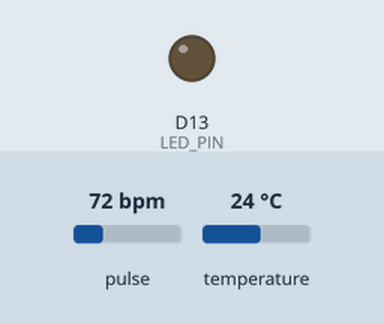
A sketch run on a simulated Arduino Uno R4 WiFi. On the bench: output pins drawn as LEDs (lit = HIGH). The test bench sets the inputs (shaded band); at power-on: pulse 72 bpm, temperature 24 °C. WiFi joins after 1.5 s; servers stay silent unless stated; no MQTT or app messages arrive unless stated; what the sketch prints to the serial monitor is not drawn.

Above: at 0.1 s.
At 1.6 s:
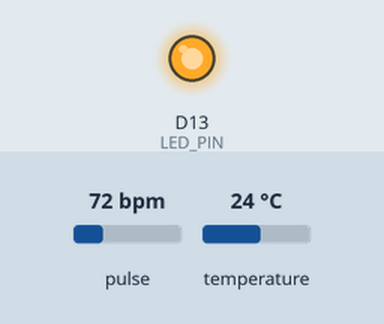
Timing chart, 0 to 3.1 s (numbered marks = the images above):
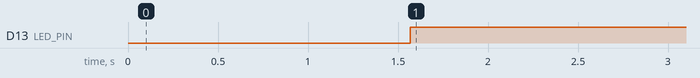

Measured:
- by itself, D13 (LED_PIN): LOW → HIGH at 1.6 s

The sketch:

PulseSensor_Wifi.ino
```cpp
#include <WiFiS3.h>
#include <ArduinoMqttClient.h>
#include <OneWire.h>
#include <DallasTemperature.h>
#include <PulseSensorPlayground.h>
#include "secret.h"

#define ONE_WIRE_BUS 2  // Pin where the DS18B20 is connected
#define PULSE_PIN A0    // Pulse sensor connected to analog pin A0
#define LED_PIN 13      // On-board LED for heartbeat indication
#define THRESHOLD 550   // Threshold for heartbeat detection

// WiFi and MQTT configuration
char ssid[] = SECRET_SSID;
char pass[] = SECRET_PASS;
const char* mqtt_server = IP_ADRESS; // located in secret.h
const int mqtt_port = 1883;

WiFiClient wifiClient;
MqttClient mqttClient(wifiClient);
PulseSensorPlayground pulseSensor;  // Create PulseSensor object
OneWire oneWire(ONE_WIRE_BUS);       // Create a OneWire instance
DallasTemperature sensors(&oneWire);  // Create DallasTemperature object

void connectWiFi() {
  Serial.print("Connecting to WiFi");
  WiFi.begin(SECRET_SSID, SECRET_PASS);
  while (WiFi.status() != WL_CONNECTED) {
    delay(1000);
    Serial.print(".");
  }
  Serial.println(" Connected to WiFi!");
}

void connectMQTT() {
  Serial.print("Connecting to MQTT broker");
  mqttClient.setId("PulseTemperatureNode");
  while (!mqttClient.connect(mqtt_server, mqtt_port)) {
    Serial.print(".");
    delay(1000);
  }
  Serial.println(" Connected to MQTT broker");
}

void setup() {
  Serial.begin(115200);
  connectWiFi();
  connectMQTT();

  pulseSensor.analogInput(PULSE_PIN);
  pulseSensor.blinkOnPulse(LED_PIN);
  pulseSensor.setThreshold(THRESHOLD);
  sensors.begin(); // Initialize the DS18B20 sensor

  if (pulseSensor.begin()) {
    Serial.println("PulseSensor object created and ready!");
  }
}

void loop() {
  if (WiFi.status() != WL_CONNECTED) {
    connectWiFi();
  }
  if (!mqttClient.connected()) {
    connectMQTT();
  }

  // BPM
  int myBPM = pulseSensor.getBeatsPerMinute(); // Get the BPM value

  if (pulseSensor.sawStartOfBeat()) {
    Serial.println("♥ A HeartBeat Happened!");
    Serial.print("BPM: ");
    Serial.println(myBPM);

    // Publish BPM if valid
    if (myBPM > 0) {
      mqttClient.beginMessage("sensors/pulse");
      mqttClient.print(myBPM);
      mqttClient.endMessage();
      Serial.print("Published BPM: ");
      Serial.println(myBPM);
    }
  }

  // Request temperature readings
  sensors.requestTemperatures();
  float temperature = sensors.getTempCByIndex(0); // Get temperature from the first sensor

  // Check if the temperature reading is valid
  //If you don't add this if, it'll submit -127.0 as temperature when no temperature sensor is connected
  if (temperature == -127.0) {
    temperature = NAN; // Set to NaN (Not a Number) to indicate no valid reading
  }

  // Publish the temperature if it's valid
  if (!isnan(temperature)) {
    mqttClient.beginMessage("sensors/body_temperature");
    mqttClient.print(temperature);
    mqttClient.endMessage();
    Serial.print("Published Temperature: ");
    Serial.println(temperature);
  } else {
    Serial.println("Failed to read body temperature!");
  }

  delay(2000); // Delay between readings
}
```

secret.h
```cpp
#define SECRET_SSID "WOT_G2_escape-box"
#define SECRET_PASS "enterthegame"
#define IP_ADRESS "192.168.0.154"
```
